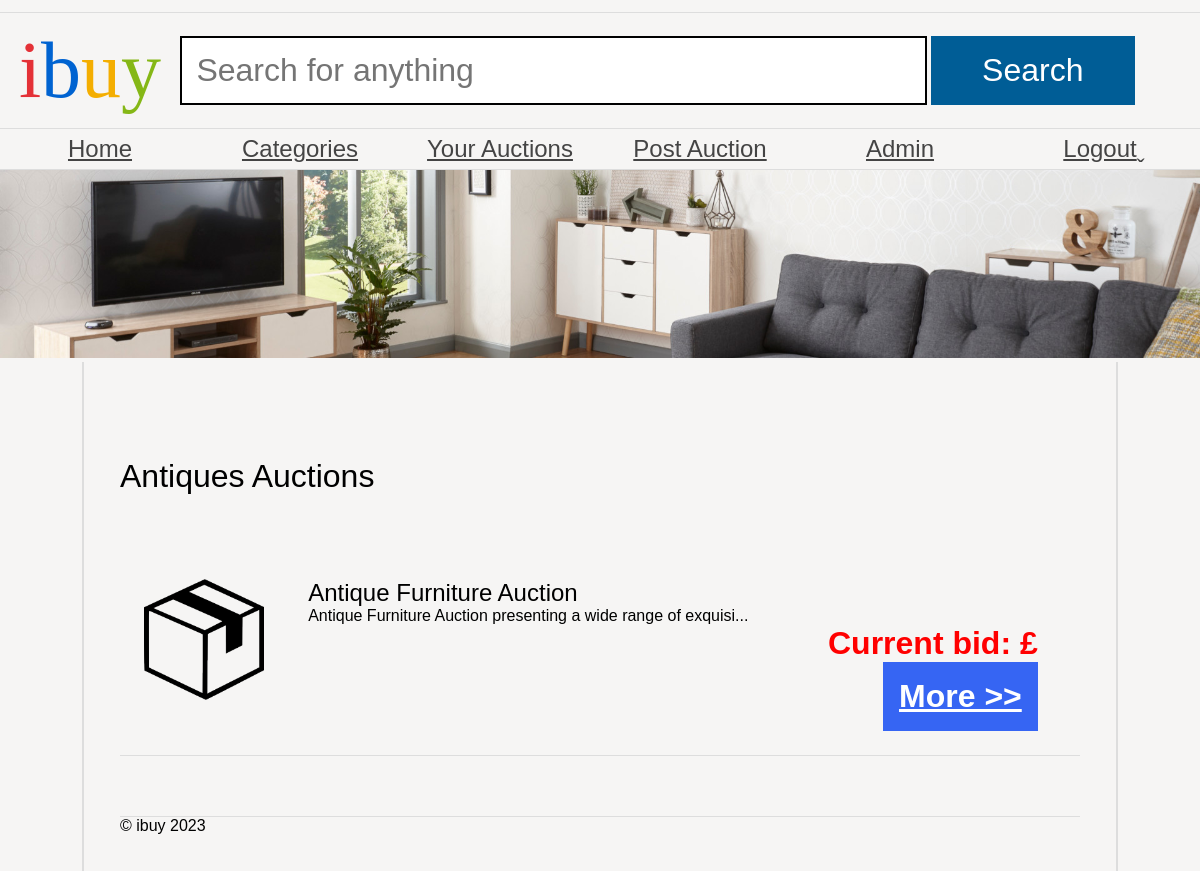
Page /category_auctions.php?category=Antiques (signed in) on the committed database.
### tables this page shows
CREATE TABLE `auctions` (
  `auction_name` VARCHAR(90) NOT NULL PRIMARY KEY,
  `auctioneer` VARCHAR(90) DEFAULT NULL,
  `auctionDate` DATE DEFAULT NULL,
  `auction_end_time` TIMESTAMP DEFAULT NULL,  
  `categoryName` VARCHAR(20) DEFAULT NULL,
  `Description` LONGTEXT
);

### category_auctions.php (the view, shortened to what this page needs)
<?php
require('dataconnection/configuration.php');
$categoryName = $_GET['category'];
$sql = "SELECT * FROM auctions WHERE categoryName = :categoryName ORDER BY auctionDate DESC";
$stmt = $pdo->prepare($sql);
$stmt->bindParam(':categoryName', $categoryName, PDO::PARAM_STR);
$stmt->execute();
$auctions = $stmt->fetchAll(PDO::FETCH_ASSOC);
?>
<!DOCTYPE html>
<html>
	<head>
		<link rel="stylesheet" href="ibuy.css" />
	</head>
	<body>
		<header>
			<h1><span class="i">i</span><span class="b">b</span><span class="u">u</span><span class="y">y</span></h1>
            <form action="browse_products.php" method="get">
        <input type="text" name="search" placeholder="Search for anything" />
        <input type="submit" name="submit" value="Search" />
    </form>
		</header>
        <nav>
    <ul>
        <li><a class="categoryLink" href="user_dashboard.php">Home</a></li>
        <li class="dropdown">
            <a href="#" class="categoryLink">Categories</a>
        </li>
            <li><a class="categoryLink" href="user_auctions.php">Your Auctions</a></li>
            <li><a class="categoryLink" href="post_auction.php">Post Auction</a></li>
            <li><a class="categoryLink" href="\Admin\adminlogin.php">Admin</a></li>
            <li><a class="categoryLink" href="logout.php">Logout</a></li>
        </ul>
    </nav>
    <img src="banners/1.jpg" alt="Banner" />
<main>
    <h1><?php echo $categoryName; ?> Auctions</h1>
    <ul class="productList">
        <?php
        foreach ($auctions as $auction) {
            echo '<li>';
            echo '<img src="product.png" alt="' . $auction['auction_name'] . '">';
            echo '<article>';
            echo '<h2>' . $auction['auction_name'] . '</h2>';
            $description = $auction['Description'];
            $maxDescriptionLength = 60;
            if (strlen($description) > $maxDescriptionLength) {
                $shortenedDescription = substr($description, 0, $maxDescriptionLength) . '...';
                echo '<p>' . $shortenedDescription . '</p>';
            } else {
                echo '<p>' . $description . '</p>';
            }
            $currentBid = getCurrentBidAmount($auction['auction_name'], $pdo);
            echo '<p class="price">Current bid: £' . $currentBid . '</p>';
            echo '<a href="auction_details.php?auction_name=' . $auction['auction_name'] . '" class="more auctionLink">More &gt;&gt;</a>';
            echo '</article>';
            echo '</li>';
        }
        ?>
    </ul>
    <footer>
        &copy; ibuy <?php echo date("Y"); ?>
    </footer>
</main>
</body>
</html>

### ibuy.css (style rules this page uses)
* { margin: 0; padding: 0; }
body { font-family: 'Oxygen-Regular', sans-serif; background-color: #f6f5f4; max-width: 100vw; overflow-x: hidden; }
h1, h2, h3, h4 { font-weight: normal; }
a, a:visited { color: #444; }
header { margin-top: 1vw; font-family: 'Univers-Light-Normal'; display: grid; grid-template-columns: 15% 85%; align-items: center; padding-top: 1vw; padding-bottom: 1vw; border-top: 1px solid #ddd; border-bottom: 1px solid #ddd; }
header h1 { text-align: center; font-size: 5em; }
form { display: block; }
header form input[type=text] { border: 3px solid black; font-size: 2em; padding: 0.5em; width: 70%; }
body > img { width: 100vw; }
header form input[type=submit] { background-color: #005d96; color: white; width: 20%; font-size: 2em; padding: 0.5em; cursor: pointer; border: 0; }
header .i { color: #e43137; }
header .b { color: #0063d1; }
header .u { color: #f4ae01; }
header .y { color: #85b716; }
body > nav { border-bottom: 1px solid #ddd; }
body > nav ul li:last-child a:after { content: 'ˬ'; position: absolute; }
body > nav ul { display: flex; width: 100vw; list-style-type: none; }
body > nav ul li { flex: 1; }
body > nav ul li a { display: block; text-align: center; padding-top: 0.5vw; padding-bottom: 0.5vw; font-size: 1.5em; }
.productList { list-style-type: none; }
.productList li { padding: 2vw; border-bottom: 1px solid #ddd; display: grid; grid-template-columns: 18% 80%; }
.productList img { width: auto; display: block; max-width: 10vw; }
p.price { display: block; text-align: right; font-weight: bold; font-size: 2em; }
a.more { display: block; text-align: right; font-weight: bold; float: right; background-color: #3665f3; color: white; font-size: 2em; padding: 0.5em; cursor: pointer; }
main { padding: 3vw; display: block; overflow: hidden; width: 80vw; margin: auto; border-left: 2px solid #ddd; border-right: 2px solid #ddd; }
main h1 { margin-top: 5vw; margin-bottom: 5vw; }
.price { color: red; }
footer { margin-top: 5vw; border-top: 1px solid #ddd; }

### category_auctions.php (style rules this page uses)
.dropdown { position: relative; display: inline-block; }
header form input[type=submit] { background-color: #005d96; color: white; width: 20%; font-size: 2em; padding: 0.5em; cursor: pointer; border: 0; }
header form input[type="text"] { border: 2px solid black; font-size: 2em; padding: 0.45em; width: 70%; }

### rows in the picture
auctions: auction_name "Antique Furniture Auction", Description "Antique Furniture Auction presenting a wide range of exquisi..."

### other values in the picture
$categoryName "Antiques"
